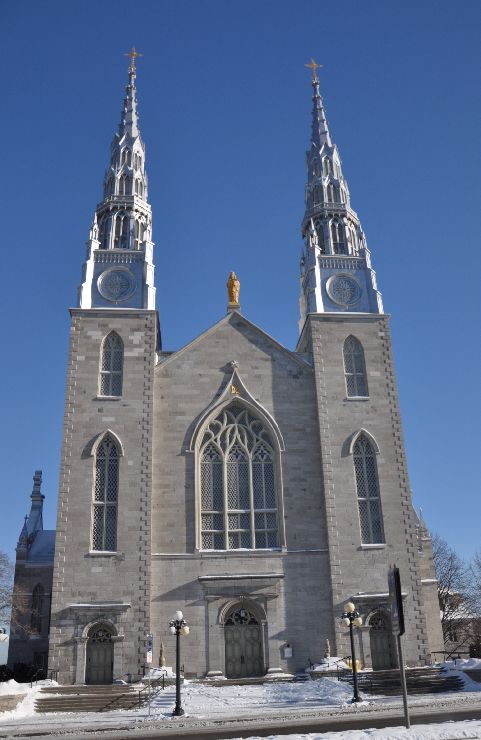
//> input picture images/church01.jpg, 481 x 740 px
$ ./tracking   (built with g++ and OpenCV 4)
//> lines starting //> are read from the running program, lines starting //| are printed output that depends on the picture
// [17 lines of licence text are left out]

#include <iostream>
#include <opencv2/core.hpp>
#include <opencv2/features2d.hpp>
#include <opencv2/highgui.hpp>
#include <opencv2/imgproc.hpp>
#include <vector>

int main()
{
    // Read input images
    cv::Mat image1 = cv::imread("../images/church01.jpg", 0);
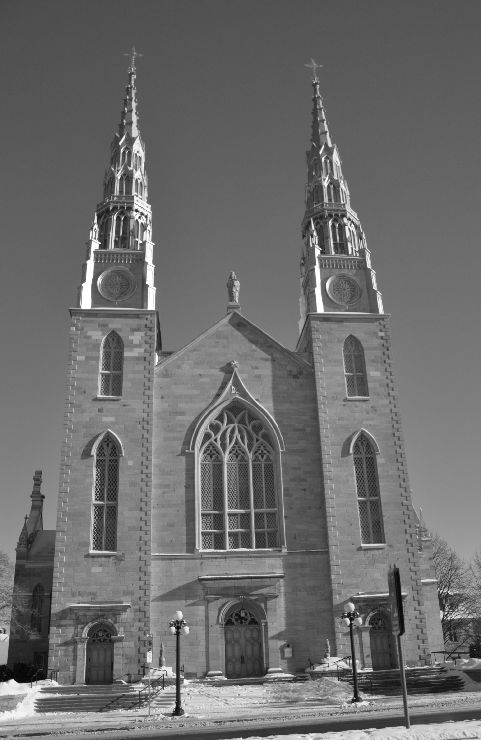
//> image1: 740 rows x 481 cols, CV_8UC1; min 0, max 255, mean 108.3
    cv::Mat image2 = cv::imread("../images/church02.jpg", 0);
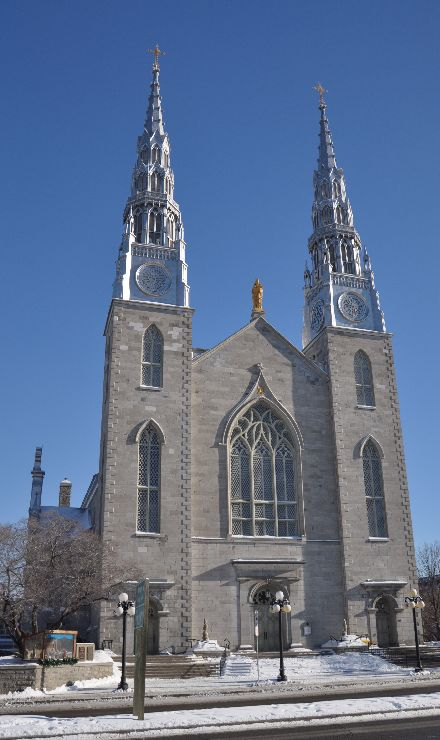
//> input picture images/church02.jpg, 440 x 740 px
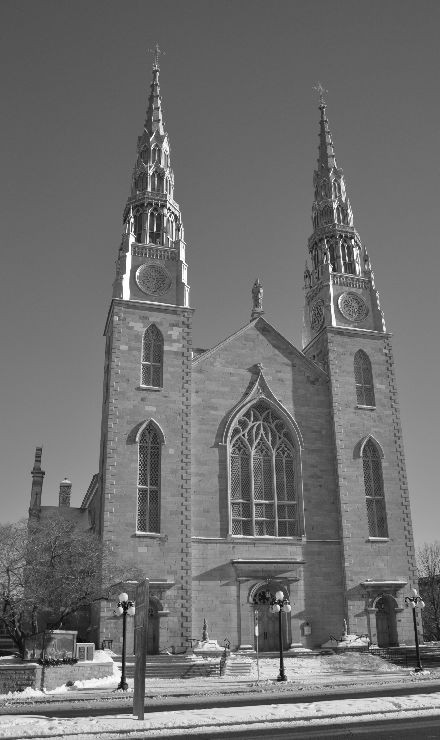
//> image2: 740 rows x 440 cols, CV_8UC1; min 0, max 255, mean 111.8
    if (!image1.data || !image2.data)
        return 0;

    // Display the images
    cv::namedWindow("Right Image");
    cv::imshow("Right Image", image1);
    cv::namedWindow("Left Image");
    cv::imshow("Left Image", image2);

    // vector of keypoints
    std::vector<cv::KeyPoint> keypoints1;
    std::vector<cv::KeyPoint> keypoints2;

    // Construction of the SURF feature detector
    auto surf = cv::ORB::create();

    // Detection of the SURF features
    surf->detect(image1, keypoints1);
//> keypoints1 = 500 keypoints; strongest (x, y, size): (136, 209, 31), (136, 211, 31), (139, 221, 31), (348, 619, 31)
    surf->detect(image2, keypoints2);
//> keypoints2 = 500 keypoints; strongest (x, y, size): (172, 213, 31), (121, 664, 31), (169, 209, 31), (352, 240, 31)

    std::cout << "Number of SURF points (1): " << keypoints1.size() << std::endl;
//| Number of SURF points (1): 500
    std::cout << "Number of SURF points (2): " << keypoints2.size() << std::endl;
//| Number of SURF points (2): 500

    // Draw the kepoints
    cv::Mat imageKP;
    cv::drawKeypoints(image1, keypoints1, imageKP, cv::Scalar(255, 255, 255),
                      cv::DrawMatchesFlags::DRAW_RICH_KEYPOINTS);
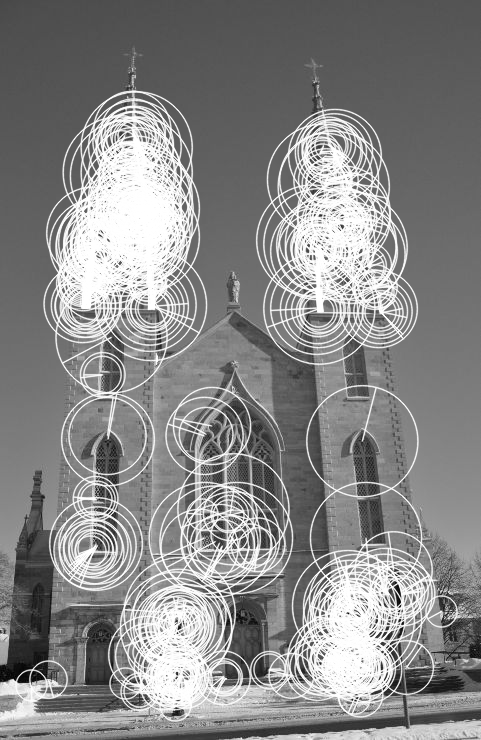
//> imageKP: 740 rows x 481 cols, CV_8UC3; min 0, max 255, mean 136.2
    cv::namedWindow("Right SURF Features");
    cv::imshow("Right SURF Features", imageKP);
    cv::drawKeypoints(image2, keypoints2, imageKP, cv::Scalar(255, 255, 255),
                      cv::DrawMatchesFlags::DRAW_RICH_KEYPOINTS);
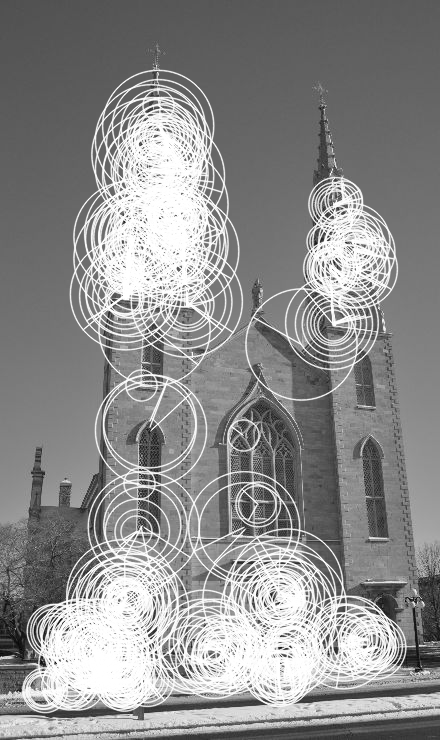
//> imageKP: 740 rows x 440 cols, CV_8UC3; min 0, max 255, mean 140.8
    cv::namedWindow("Left SURF Features");
    cv::imshow("Left SURF Features", imageKP);

    // Extraction of the SURF descriptors
    cv::Mat descriptors1, descriptors2;
    surf->compute(image1, keypoints1, descriptors1);
    surf->compute(image2, keypoints2, descriptors2);

    std::cout << "descriptor matrix size: " << descriptors1.rows << " by " << descriptors1.cols
              << std::endl;
//| descriptor matrix size: 500 by 32

    // Construction of the matcher
    auto matcher = cv::BFMatcher::create();

    // Match the two image descriptors
    std::vector<cv::DMatch> matches;
    matcher->match(descriptors1, descriptors2, matches);
//> matches = 500 matches

    std::cout << "Number of matched points: " << matches.size() << std::endl;
//| Number of matched points: 500

    std::nth_element(matches.begin(),      // initial position
                     matches.begin() + 24, // position of the sorted element
                     matches.end());       // end position
    // remove all elements after the 25th
    matches.erase(matches.begin() + 25, matches.end());
//> matches = 25 matches

    cv::Mat imageMatches;
    cv::drawMatches(image1, keypoints1,         // 1st image and its keypoints
                    image2, keypoints2,         // 2nd image and its keypoints
                    matches,                    // the matches
                    imageMatches,               // the image produced
                    cv::Scalar(255, 255, 255)); // color of the lines
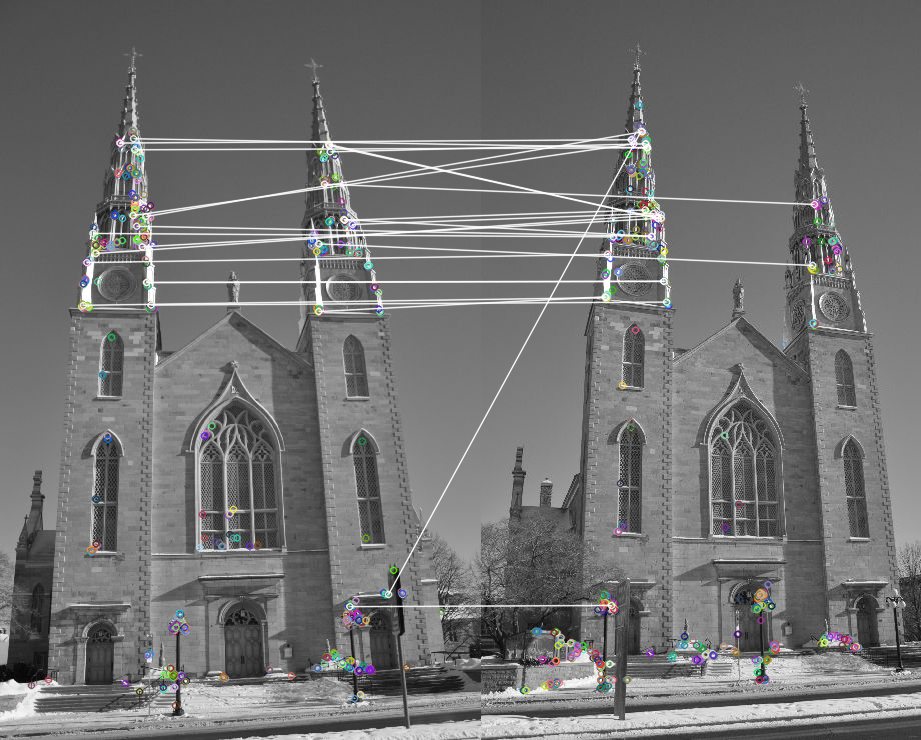
//> imageMatches: 740 rows x 921 cols, CV_8UC3; mean B, G, R 113, 113, 112.9
    cv::namedWindow("Matches");
    cv::imshow("Matches", imageMatches);

    cv::waitKey();
    return 0;
//> (the program exits here)
